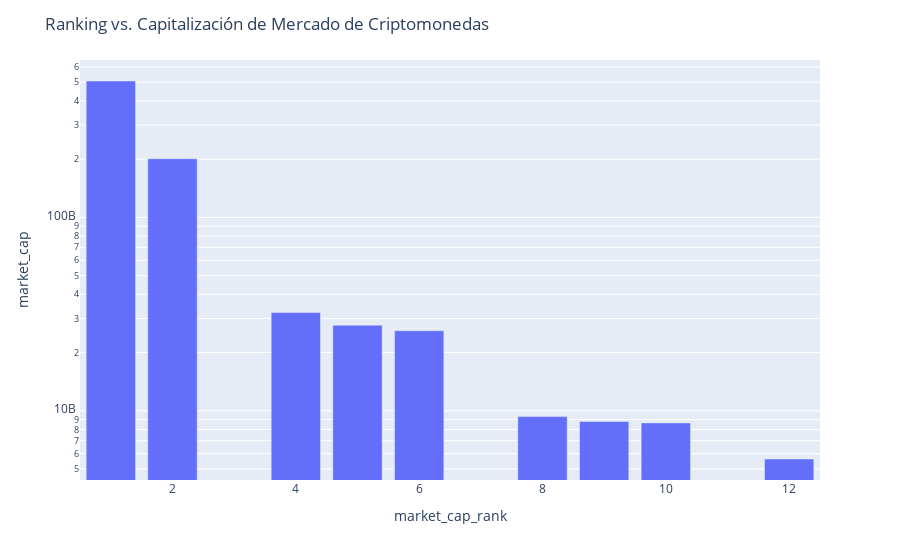

This figure's notebook cell:
### Code cell
#Visualización de los datos del dataframe en donde se identifica la correlación de los datos de las columnas Ranking y Capitalización de Mercado

fig = px.bar(CoinsMktAnalysis, x="market_cap_rank", y="market_cap", hover_name="name", log_y=True)
fig.update_layout(title="Ranking vs. Capitalización de Mercado de Criptomonedas")
fig.show()

### Figure 1 — Plotly figure (JSON) as saved in the notebook; plotly's stock layout.template omitted (floating-point values rounded to 4 significant figures)
{"data": [{"alignmentgroup": "True", "hovertemplate": "<b>%{hovertext}</b><br><br>market_cap_rank=%{x}<br>market_cap=%{y}<extra></extra>", "hovertext": ["Bitcoin", "Ethereum", "BNB", "XRP", "USD Coin", "Cardano", "Dogecoin", "Solana", "Polkadot"], "legendgroup": "", "marker": {"color": "#636efa", "pattern": {"shape": ""}}, "name": "", "offsetgroup": "", "orientation": "v", "showlegend": false, "textposition": "auto", "type": "bar", "x": [1, 2, 4, 5, 6, 8, 9, 10, 12], "xaxis": "x", "y": [507459580333, 201121701368, 32188872956, 27701121816, 25929584603, 9328064618, 8793965161, 8653034581, 5629131567], "yaxis": "y"}], "layout": {"barmode": "relative", "legend": {"tracegroupgap": 0}, "margin": {"t": 60}, "title": {"text": "Ranking vs. Capitalización de Mercado de Criptomonedas"}, "xaxis": {"anchor": "y", "domain": [0, 1], "title": {"text": "market_cap_rank"}}, "yaxis": {"anchor": "x", "domain": [0, 1], "title": {"text": "market_cap"}, "type": "log"}}}
